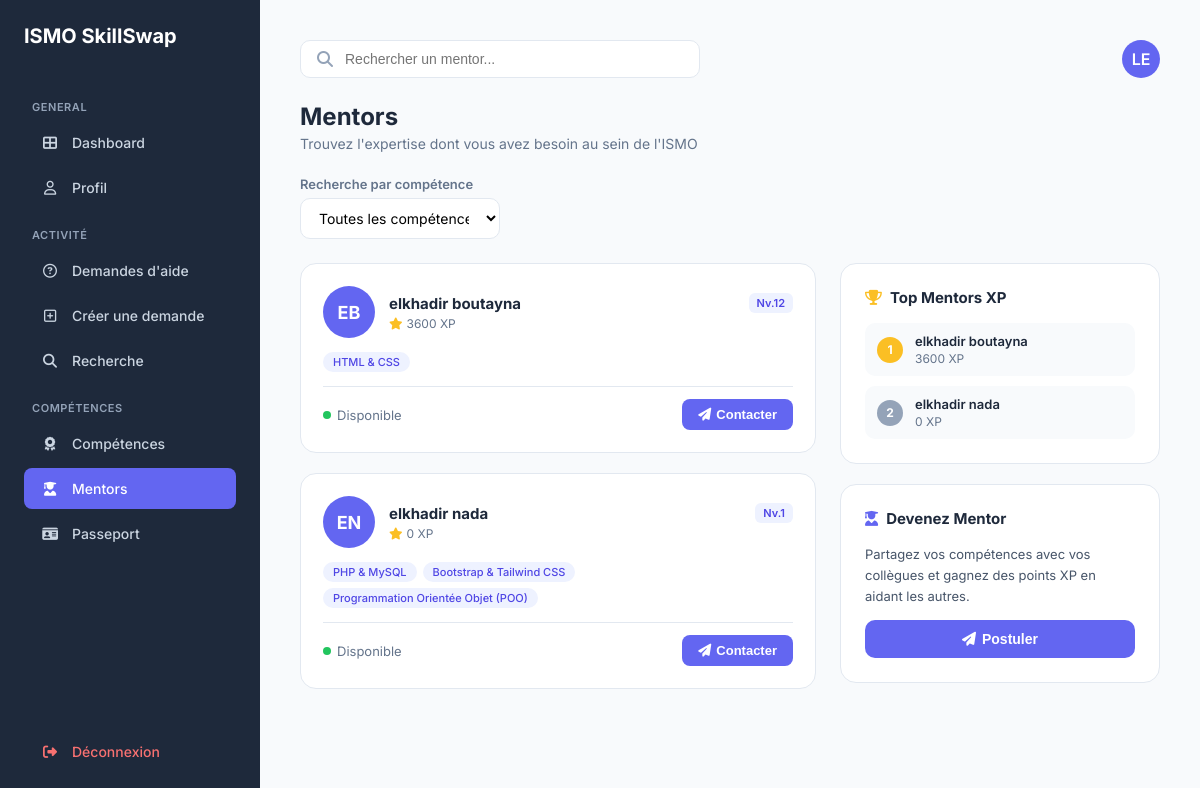
/Mentors.php (signed in), run on the app's committed database.
### tables this page shows
CREATE TABLE `utilisateur` (
  `id_utilisateur` int NOT NULL,
  `nom_uti` varchar(50) DEFAULT NULL,
  `prenom_uti` varchar(50) DEFAULT NULL,
  `email_uti` varchar(100) DEFAULT NULL,
  `pwd_uti` varchar(255) DEFAULT NULL,
  `role` enum('stagiaire','formateur','admin') DEFAULT NULL,
  `photo` varchar(255) DEFAULT 'default.png',
  `is_verified` tinyint(1) DEFAULT '0'
);

CREATE TABLE `stagiaire` (
  `id_utilisateur` int NOT NULL,
  `cef` varchar(50) DEFAULT NULL,
  `filiere` varchar(50) DEFAULT NULL,
  `score_global` int DEFAULT '0',
  `disponibilite` tinyint(1) DEFAULT '1',
  `id_passeport` int DEFAULT NULL
);

### Mentors.php (the view, shortened to what this page needs)
<?php
require_once 'config.php';
$userId   = $_SESSION['user_id'];
$userRole = $_SESSION['user_role'];
$queryUser = $pdo->prepare("SELECT prenom_uti, nom_uti FROM utilisateur WHERE id_utilisateur = :id");
$queryUser->execute(['id' => $userId]);
$currentUser = $queryUser->fetch();
$initials = $currentUser ? strtoupper(substr($currentUser['prenom_uti'], 0, 1) . substr($currentUser['nom_uti'], 0, 1)) : "ST";
$dashboard_link = "dashboard.php";
$queryStatus = $pdo->prepare(
    "SELECT statut FROM demande_mentorat
     WHERE id_stagiaire = ? AND (message_demande IS NULL OR message_demande = '')
     ORDER BY id_demande_m DESC LIMIT 1"
);
$queryStatus->execute([$userId]);
$demande_mentor = $queryStatus->fetch();
$statut_mentor  = $demande_mentor ? $demande_mentor['statut'] : null;
$queryMentors = $pdo->query(
    "SELECT u.id_utilisateur, u.nom_uti, u.prenom_uti, s.score_global
     FROM utilisateur u
     INNER JOIN stagiaire s ON u.id_utilisateur = s.id_utilisateur
     INNER JOIN demande_mentorat d ON s.id_utilisateur = d.id_stagiaire
     WHERE d.statut = 'valide'
     GROUP BY u.id_utilisateur
     ORDER BY s.score_global DESC"
);
$all_mentors = $queryMentors->fetchAll(PDO::FETCH_ASSOC);
$mentor_skills = [];
foreach ($all_mentors as $m) {
    $stmtSkills = $pdo->prepare(
        "SELECT c.nom_comp FROM maitriser ma
         JOIN competence c ON ma.id_comp = c.id_comp
         WHERE ma.id_utilisateur = :id LIMIT 4"
    );
    $stmtSkills->execute(['id' => $m['id_utilisateur']]);
    $mentor_skills[$m['id_utilisateur']] = $stmtSkills->fetchAll(PDO::FETCH_COLUMN);
}
?>
<!DOCTYPE html>
<html lang="fr">
<head>
    <link rel="stylesheet" href="https://cdnjs.cloudflare.com/ajax/libs/font-awesome/6.4.0/css/all.min.css">
</head>
<body>
<aside class="sidebar">
    <h1>ISMO SkillSwap</h1>
    <p class="menu-title">GENERAL</p>
    <nav>
        <a href="<?php echo $dashboard_link; ?>" class="menu-item"><i class="fas fa-th-large"></i> <span>Dashboard</span></a>
        <a href="profil.php"        class="menu-item"><i class="far fa-user"></i>           <span>Profil</span></a>
        <p class="menu-title">ACTIVITÉ</p>
        <a href="demandes_aide.php" class="menu-item"><i class="far fa-question-circle"></i> <span>Demandes d'aide</span></a>
        <a href="creer_demande.php" class="menu-item"><i class="far fa-plus-square"></i>    <span>Créer une demande</span></a>
        <a href="recherche.php"     class="menu-item"><i class="fas fa-search"></i>          <span>Recherche</span></a>
        <p class="menu-title">COMPÉTENCES</p>
        <a href="competence.php"    class="menu-item"><i class="fas fa-award"></i>           <span>Compétences</span></a>
        <a href="Mentors.php"       class="menu-item active"><i class="fas fa-user-graduate"></i> <span>Mentors</span></a>
        <a href="passport.php"      class="menu-item"><i class="fas fa-id-card"></i>         <span>Passeport</span></a>
    </nav>
    <div style="margin-top:auto;">
        <a href="logout.php" class="menu-item" style="color:#f87171;"><i class="fas fa-sign-out-alt"></i> <span>Déconnexion</span></a>
    </div>
</aside>
<main class="main">
    <header>
        <div class="search-box-top">
            <i class="fas fa-search" style="color:#94a3b8;"></i>
            <input type="text" id="searchInput" placeholder="Rechercher un mentor...">
        </div>
        <a href="profil.php" class="avatar-top"><?php echo $initials; ?></a>
    </header>
    <div class="page-header">
        <h1>Mentors</h1>
        <p>Trouvez l'expertise dont vous avez besoin au sein de l'ISMO</p>
    </div>
    <div class="filters">
        <div class="filter-group">
            <label>Recherche par compétence</label>
            <select id="skillFilter">
                <option value="">Toutes les compétences</option>
            </select>
        </div>
    </div>
    <div class="content-layout">
        <div class="cards-grid" id="mentorsContainer">
            <?php if (empty($all_mentors)): ?>
                <div class="empty-state">
                    <i class="fas fa-user-graduate"></i>
                    <p>Aucun mentor disponible pour le moment.</p>
                </div>
            <?php else: ?>
                <?php foreach ($all_mentors as $m):
                    $mInitials = strtoupper(substr($m['prenom_uti'], 0, 1) . substr($m['nom_uti'], 0, 1));
                    $level     = max(1, floor(($m['score_global'] ?? 0) / 300));
                    $skills    = $mentor_skills[$m['id_utilisateur']] ?? [];
                ?>
                <div class="card mentor-card"
                     data-name="<?php echo strtolower(htmlspecialchars($m['prenom_uti'] . ' ' . $m['nom_uti'])); ?>"
                     data-skills="<?php echo strtolower(implode(',', $skills)); ?>">
                    <div class="card-top">
                        <div class="avatar"><?php echo $mInitials; ?></div>
                        <div class="info">
                            <div class="name-row">
                                <h2><?php echo htmlspecialchars($m['prenom_uti'] . ' ' . $m['nom_uti']); ?></h2>
                                <span class="level-badge">Nv.<?php echo $level; ?></span>
                            </div>
                            <p class="xp-text"><i class="fas fa-star" style="color:#fbbf24; margin-right:4px;"></i><?php echo $m['score_global'] ?? 0; ?> XP</p>
                        </div>
                    </div>
                    <div class="tags">
                        <?php if (!empty($skills)): ?>
                            <?php foreach ($skills as $sk): ?>
                                <span class="tag"><?php echo htmlspecialchars($sk); ?></span>
                            <?php endforeach; ?>
                        <?php else: ?>
                            <span class="tag-empty">Aucune compétence renseignée</span>
                        <?php endif; ?>
                    </div>
                    <div class="card-footer">
                        <div class="status">
                            <span class="status-dot"></span>
                            <span>Disponible</span>
                        </div>
                        <?php if ($m['id_utilisateur'] != $userId): ?>
                            <button class="contact-btn"
                                onclick="openContactModal(<?php echo $m['id_utilisateur']; ?>, '<?php echo addslashes(htmlspecialchars($m['prenom_uti'] . ' ' . $m['nom_uti'])); ?>')">
                                <i class="fas fa-paper-plane" style="margin-right:5px;"></i>Contacter
                            </button>
                        <?php else: ?>
                            <span style="font-size:12px; color:var(--text-muted); font-style:italic;">C'est vous</span>
                        <?php endif; ?>
                    </div>
                </div>
                <?php endforeach; ?>
            <?php endif; ?>
        </div>
        <div class="side-content">
            <div class="side-card">
                <h3><i class="fas fa-trophy" style="color:#fbbf24; margin-right:8px;"></i>Top Mentors XP</h3>
                <div class="ranking-list">
                    <?php
                    $top = array_slice($all_mentors, 0, 3);
                    $rankClasses = ['gold', 'silver', 'bronze'];
                    foreach ($top as $i => $tm):
                    ?>
                    <div class="ranking-item">
                        <div class="rank-number <?php echo $rankClasses[$i]; ?>"><?php echo $i + 1; ?></div>
                        <div class="rank-info">
                            <h4><?php echo htmlspecialchars($tm['prenom_uti'] . ' ' . $tm['nom_uti']); ?></h4>
                            <p><?php echo $tm['score_global'] ?? 0; ?> XP</p>
                        </div>
                    </div>
                    <?php endforeach; ?>
                </div>
            </div>
            <?php if ($userRole === 'stagiaire'): ?>
            <div class="side-card become-mentor">
                <h3><i class="fas fa-user-graduate" style="color:var(--primary); margin-right:8px;"></i>Devenez Mentor</h3>
                <?php if ($statut_mentor === 'en_attente'): ?>
                    <div class="status-box status-pending">
                        <i class="fas fa-hourglass-half"></i>
                        <span>Votre demande est en cours d'examen par les formateurs.</span>
                    </div>
                <?php else: ?>
                    <p>Partagez vos compétences avec vos collègues et gagnez des points XP en aidant les autres.</p>
                    <form method="POST" action="mentors.php">
                        <button type="submit" name="postuler_mentor" class="apply-btn">
                            <i class="fas fa-paper-plane" style="margin-right:6px;"></i>Postuler
                        </button>
                    </form>
                <?php endif; ?>
            </div>
            <?php endif; ?>
        </div>
    </div>
</main>
</body>
</html>

### data on the page
utilisateur: initials "LE"
stagiaire: id_utilisateur.nom_uti "EB", id_utilisateur.nom_uti "elkhadir boutayna", score_global "12", score_global "3600", id_utilisateur.id_utilisateur "HTML & CSS"
stagiaire: id_utilisateur.nom_uti "EN", id_utilisateur.nom_uti "elkhadir nada", score_global "1", score_global "0", id_utilisateur.id_utilisateur "PHP & MySQL", id_utilisateur.id_utilisateur "Bootstrap & Tailwind CSS", id_utilisateur.id_utilisateur "Programmation Orientée Objet (POO)"
